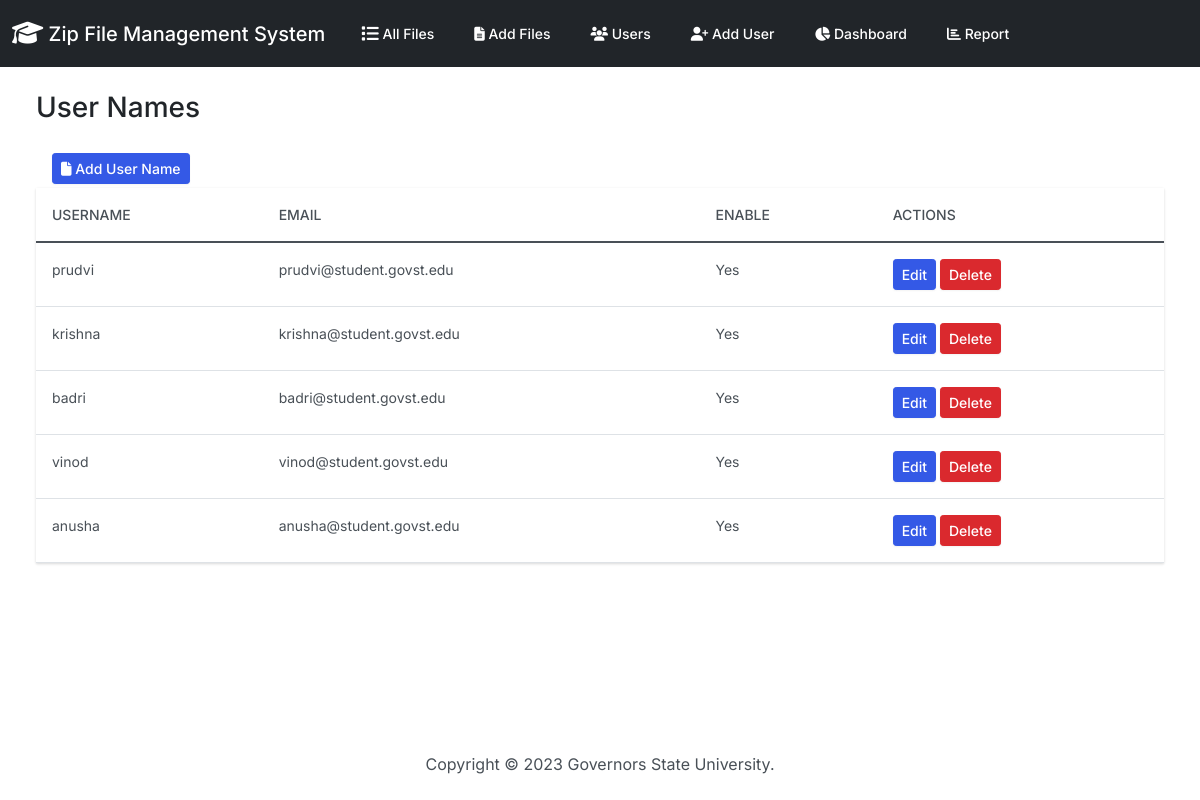
Before: /user_list/ with the older database file.
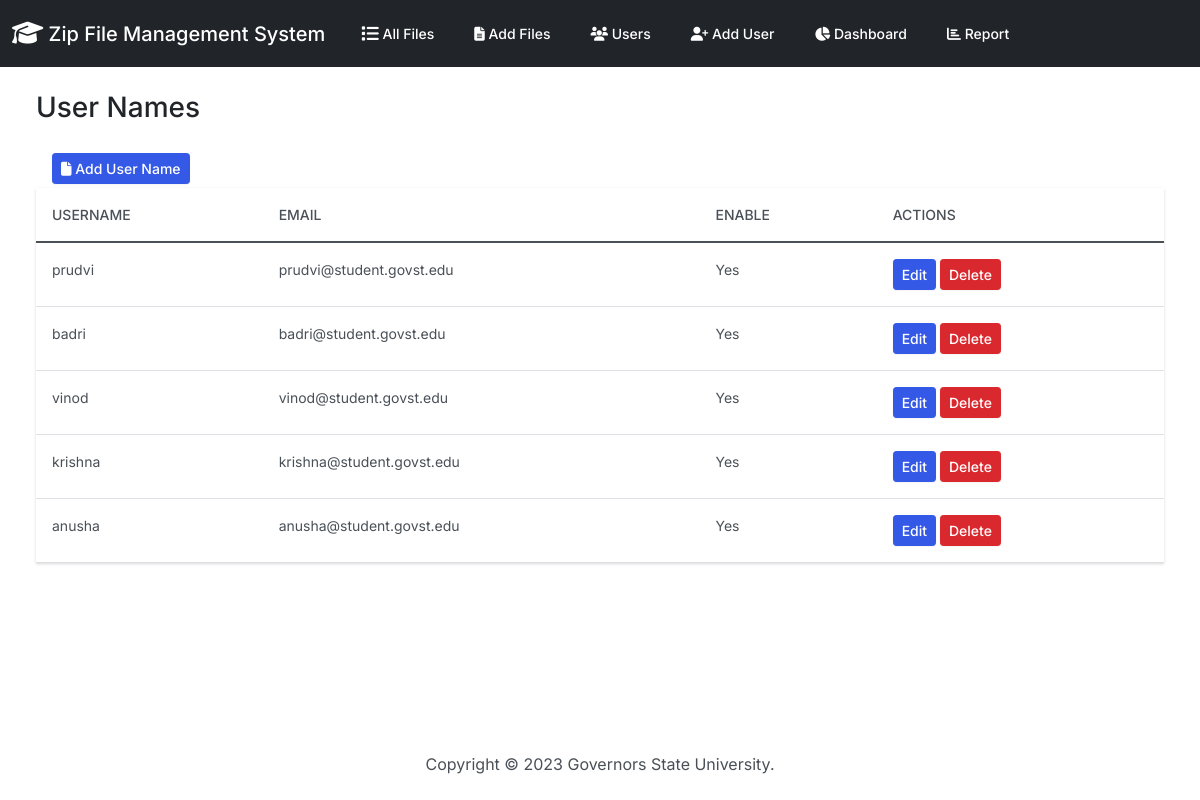
After: the same page with the newer database file.
### zipfiles/models.py (models this page shows, shortened)
class UserNamesList(models.Model):
    user_name = models.CharField(
        primary_key=True,  # Set user_name as the primary key
        max_length=255,
        unique=True,
        validators=[
            MinLengthValidator(3, message='Username must have at least 3 characters.'),
        ]
    )
    email = models.EmailField()
    enable = models.BooleanField(default=True)
    updated_date = models.DateTimeField(default=timezone.now)
    class Meta:
        verbose_name_plural = 'UserNamesList'

### zipfiles/views.py (the view)
# urls.py: path('user_list/', views.user_list, name='user_list'),
def user_list(request):
    users = UserNamesList.objects.all()
    return render(request, 'zipfiles/user_list.html', {'users': users})

### zipfiles/templates/zipfiles/user_list.html (shortened to what this page needs)
{% extends "zipfiles/base.html" %}
{% block body %}
<h3 class="m-4">User Names</h3>
<div class="row">
  <div class="col-12">
    <div class="ms-4 me-4 mb-4">
      <a class="btn btn-primary btn-sm mx-3 my-1" href="{% url 'user_create' %}">
        <i class="fas fa-file"></i> Add User Name
      </a>
      <table class="table table-hover">
        <thead class="thead-dark">
          <tr>
            <th>Username</th>
            <th>Email</th>
            <th>Enable</th>
            <th>Actions</th>
          </tr>
        </thead>
        <tbody>
          {% for user in users %}
          <tr>
            <td>{{ user.user_name }}</td>
            <td>{{ user.email }}</td>
            <td>{% if user.enable %}Yes{% else %}No{% endif %}</td>
            <td>
              <form method="post" action="{% url 'user_update' user.pk %}" style="display: inline;">
                  <button type="submit" class="btn btn-sm btn-primary">Edit</button>
              </form>
              <form method="post" action="{% url 'user_delete' user.pk %}" style="display: inline;">
                <button type="submit" class="btn btn-sm btn-danger" onclick="return confirm('Are you sure you want to delete this user: {{ user.user_name }}?')">Delete</button>
              </form>
            </td>
          </tr>
          {% endfor %}
        </tbody>
      </table>
  </div>
</div>
</div>
{% endblock %}

Changed rows visible on the page:
changed UserNamesList "krishna": moves down the list
